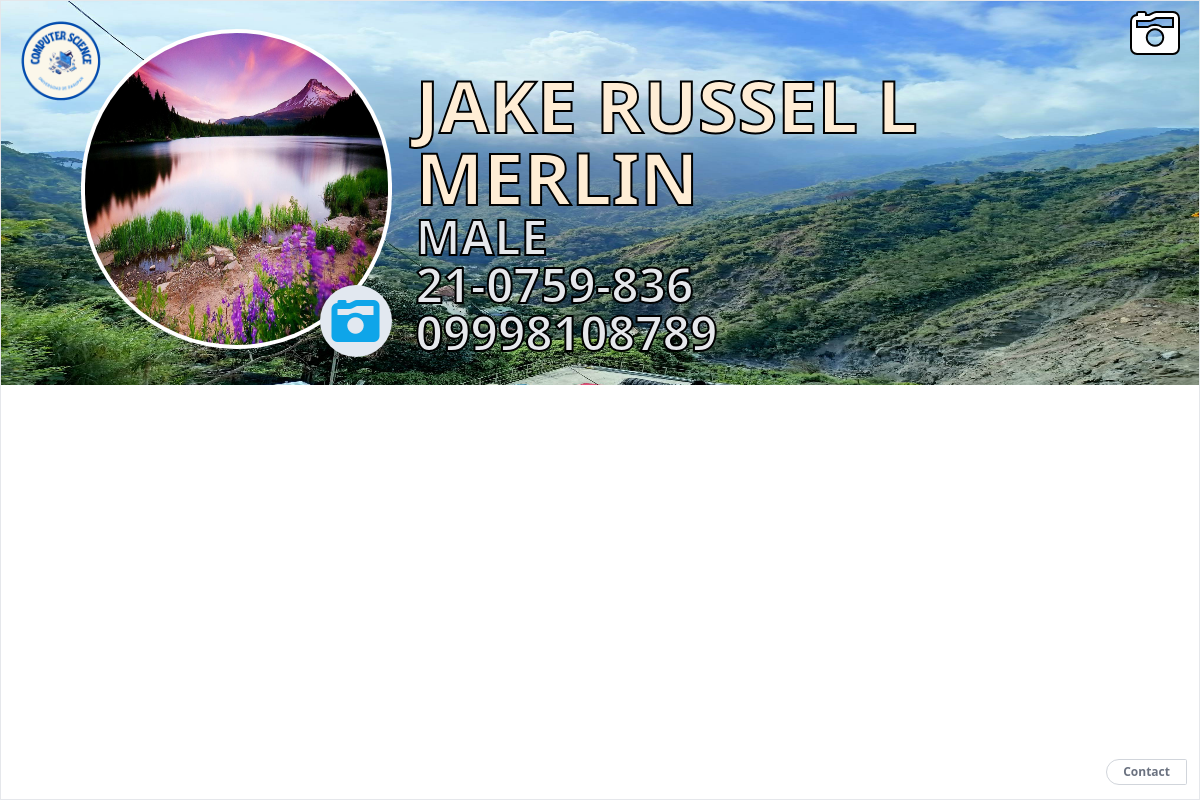
/profile.php?ID=15, run on the app's committed database.
### tables this page shows
CREATE TABLE `background` (
  `bgID` int(11) NOT NULL,
  `userID` int(11) NOT NULL,
  `bgimage` varchar(100) NOT NULL
);

CREATE TABLE `image` (
  `imgID` int(11) NOT NULL,
  `userID` int(11) NOT NULL,
  `image` varchar(100) NOT NULL
);

CREATE TABLE `user` (
  `userID` int(11) NOT NULL,
  `firstname` varchar(20) NOT NULL,
  `middle_initial` varchar(1) NOT NULL,
  `lastname` varchar(20) NOT NULL,
  `gender` varchar(6) NOT NULL,
  `contact_number` varchar(11) NOT NULL,
  `student_id` varchar(12) NOT NULL
);

### profile.php (the view, shortened to what this page needs)
<?php
include("connection.php");
$id = $_GET['ID'];
$sql = "SELECT * FROM `user` WHERE userID = $id";
$user = mysqli_query($con, $sql);
$row = mysqli_fetch_assoc($user);
$bsql = "SELECT * FROM `image` WHERE userID = $id";
$image = mysqli_query($con, $bsql);
$img = mysqli_fetch_assoc($image);
$csql = "SELECT * FROM `background` WHERE userID = $id";
$background = mysqli_query($con, $csql);
$cover = mysqli_fetch_assoc($background);
?>
<!DOCTYPE html>
<html lang="en">
<head>
    <link rel="stylesheet" href="https://cdnjs.cloudflare.com/ajax/libs/font-awesome/4.7.0/css/font-awesome.min.css">
    <script src="https://cdn.tailwindcss.com"></script>
</head>
<body>
    <div class="container">
        <div class="relative card border w-96 hover:shadow-none relative flex flex-col w-screen h-screen shadow-lg">
            <a href="dashboard.php" class="absolute z-10">
                <img class="hover:text-gray-700 hover:opacity-90" src="img/comscie logo.png" alt="" width=120>
            </a>
            <form action="" id="forms" enctype="multipart/form-data" method="POST">
                <img id="cover" class="max-h-96 w-screen absolute top-0 object-fit" style="z-index:-1" src="background/<?php echo $cover['bgimage']; ?>" alt="" />
                <div  class="absolute top-2 right-5 text-white text-5xl">
                    <div id="uploads">
                        <label for="coverImg"><i class="fa-sharp fa-solid fa-camera-retro text-white hover:opacity-60" style=" -webkit-text-stroke-width:2px; -webkit-text-stroke-color:black;"></i></label>
                    </div>
                </div>
            </form>
            <div class="profile w-full flex m-3 ml-4 text-white">
                <form class="relative" action="" id="form" enctype="multipart/form-data" method="POST">
                    <div class="relative ml-16 mt-4">
                        <img id="image" class="w-80 h-80 p-1 bg-white rounded-full" src="imgs/<?php echo $img['image']; ?>" alt="" />
                    </div>
                    <div id="upload" class="absolute right-0 bottom-0 text-5xl hover:opacity-90 text-sky-500 bg-slate-200 rounded-full p-3">
                        <label for="fileImg"><i class="fa-sharp fa-solid fa-camera-retro"></i></label>
                    </div>
                </form>
                <div class="relative title mt-10 ml-6 font-bold flex flex-col">
                    <div class="text-7xl pt-4 pr-4 text-orange-100 name break-words" style="-webkit-text-stroke-width:2px; -webkit-text-stroke-color:black;"><?php echo strtoupper($row['firstname'] . ' ' . $row['middle_initial'] . ' ' . $row['lastname']) ?></div>
                    <div class="text-5xl text-gray-200 name break-words" style="-webkit-text-stroke-width:2px; -webkit-text-stroke-color:black;"><?php echo $row['gender']; ?></div>
                    <div class="text-5xl text-gray-200 name break-words" style="-webkit-text-stroke-width:2px; -webkit-text-stroke-color:black;"><?php echo $row['student_id']; ?></div>
                    <div class="text-5xl text-gray-200 name break-words" style="-webkit-text-stroke-width:2px; -webkit-text-stroke-color:black;"><?php echo $row['contact_number']; ?></div>
                </div>
            </div>
            <div class="buttons flex absolute bottom-0 font-bold right-0 text-xs text-gray-500 space-x-0 my-3.5 mr-3">
                <div class="add border rounded-l-2xl rounded-r-sm border-gray-300 p-1 px-4 cursor-pointer hover:bg-gray-700 hover:text-white">Contact</div>
            </div>
        </div>
    </div>
</body>
</html>

### data on the page
background: bgimage (picture)
image: image (picture)
user: firstname+middle_initial+lastname "JAKE RUSSEL L MERLIN", gender "MALE", student "21-0759-836", contact_number "09998108789"
